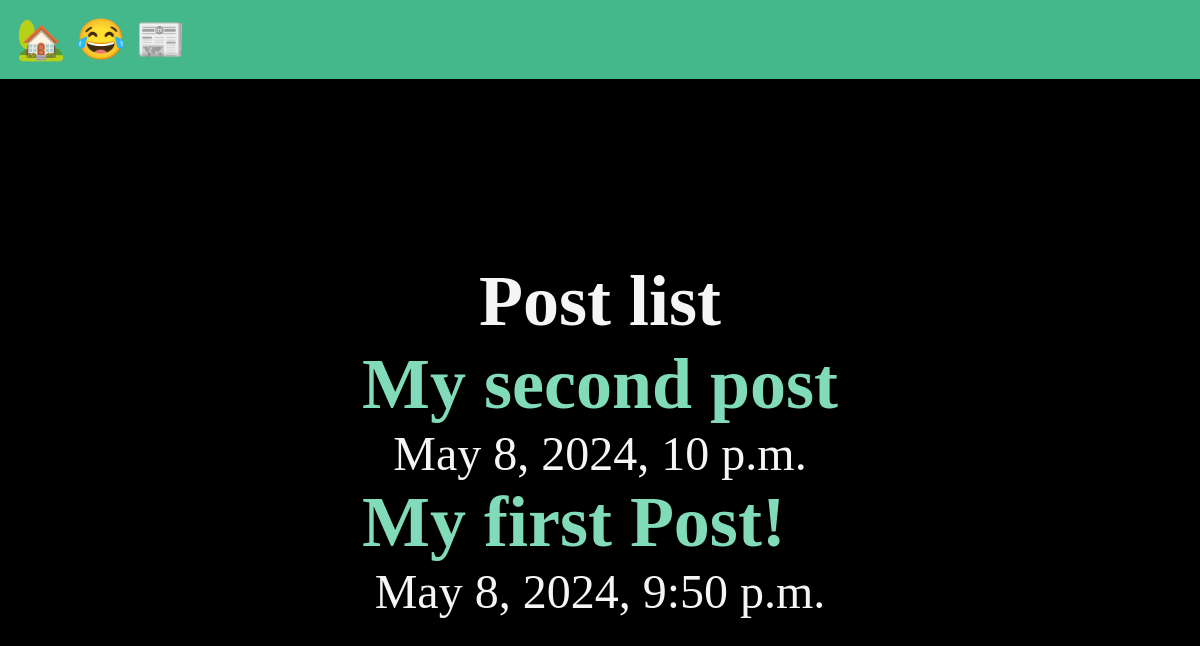
/posts/, run on an earlier commit of the app's database.
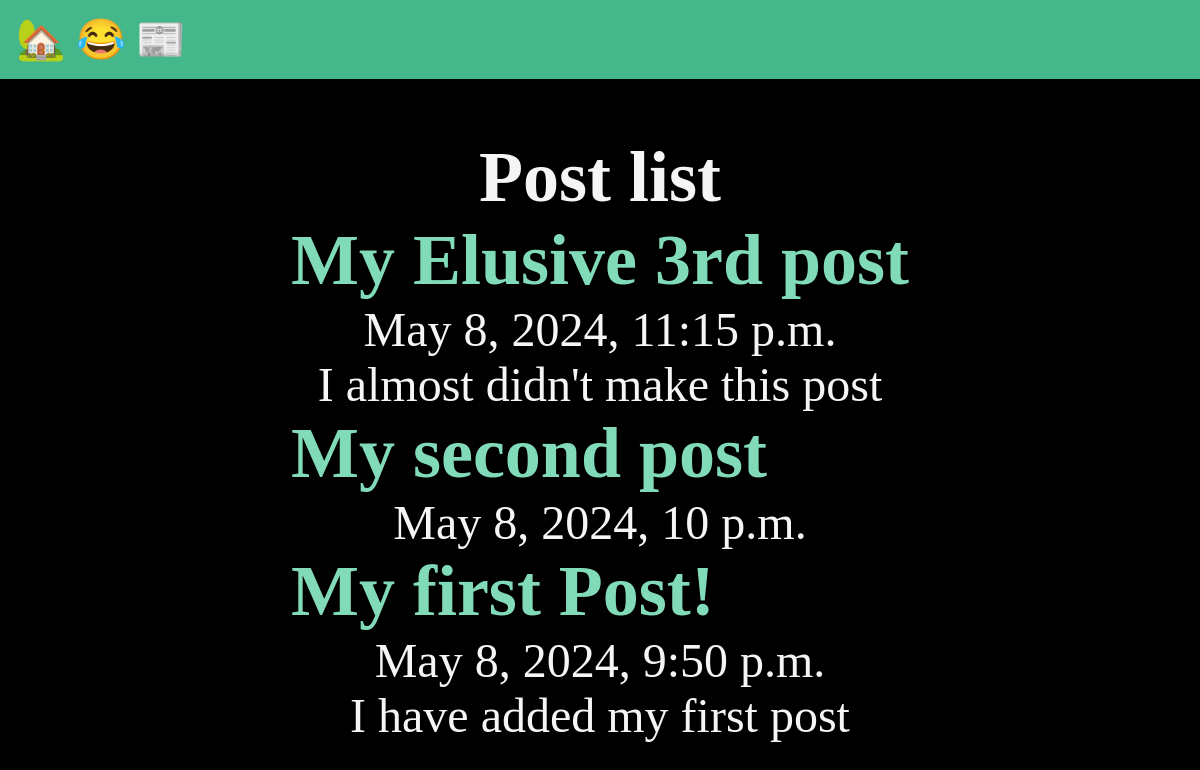
And on a later commit of the database.
### posts/models.py (models this page shows, shortened)
class Post(models.Model):
    title=models.CharField(max_length=75)
    body= models.TextField()
    slug=models.SlugField()
    date=models.DateTimeField(auto_now_add=True)

### posts/views.py (the view)
# urls.py: path('',views.posts_list,name="list"),
def posts_list(request):
    posts=Post.objects.all().order_by('-date')
    return render(request,'posts/posts_list.html',{'posts':posts})

### posts/templates/posts/posts_list.html (shortened to what this page needs)
{% extends 'layout.html' %}
{% block content %}
    <section>
    <h1>Post list</h1>
    {% for post in posts %}
        <article class="post">
            <h2>
                <a href ="{% url 'posts:page' slug=post.slug %}">
                    {{ post.title }}
                </a>
            </h2>
            <p>{{ post.date }}</p>
            <p>{{ post.body }}</p>
        </article>
    {% endfor %}
 </section>
{% endblock %}

### templates/layout.html (shortened to what this page needs)
<!DOCTYPE html>
{% load static %}
<html lang="en">
<head>
    <link rel="stylesheet" href="{% static 'css\style.css' %}">
</head>
<body>
    <nav>
        <a href='/'>
            <span role="img" aria-label="Home">🏡</span>
        </a>
        <a href='/about'>
            <span role="img" aria-label="About">😂</span>
            </a>
        <a href='{% url 'posts:list' %}'>
            <span role="img" aria-label="post">📰</span>
            </a>
    </nav>
    <main>
        {% block content %}
        {% endblock %}
    </main>
</body>
</html>

### static/css/style.css (style rules this page uses)
* { margin: 0; padding: 0; box-sizing: border-box; }
body { min-height: 100vh; background-color: black; display: flex; flex-flow: column; font-size: 3rem; background-color: black; color: whitesmoke; }
nav { padding: 1rem; background-color: #44B78B; color: white; font-size: 2.5rem; }
main { flex-grow: 1; display: grid; place-content: center; }
h1, p { text-align: center; }
a { text-decoration: none; color: #81dbb8; }

What changed in the data, as far as the page shows it:
added Post: title "My Elusive 3rd post", date "May 8, 2024, 11:15 p.m.", body "I almost didn't make this post"
changed Post "My first Post!": body (not shown) → "I have added my first post"
